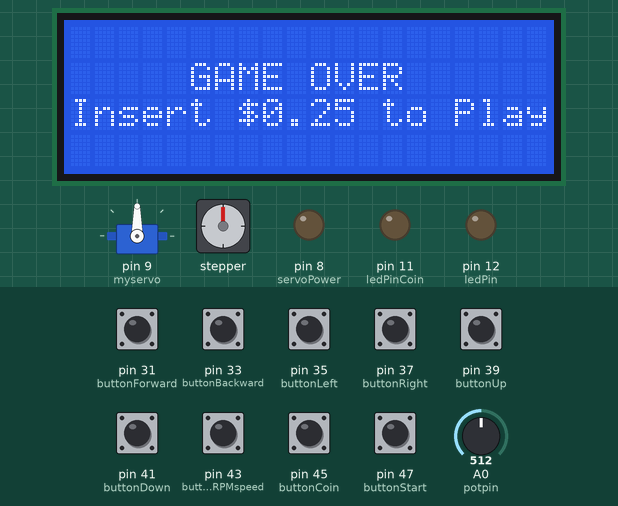
Simulated run of this sketch. Board: Arduino Mega 2560, built with avr-gcc and run on an emulated ATmega2560. On the bench: 20×4 character LCD, servo, stepper motor, output pins drawn as LEDs (lit = HIGH). Dashed ring = blinking. The inputs (shaded band) are chosen by the test bench; at power-on: pin 31 (buttonForward), pin 33 (buttonBackward), pin 35 (buttonLeft), pin 37 (buttonRight), pin 39 (buttonUp), pin 41 (buttonDown), pin 43 (buttonStepperRPMspeed), pin 45 (buttonCoin), pin 47 (buttonStart) HIGH, A0 (potpin) = 512. Stepper angles assume 200 steps per turn.

Above: at 2.6 s.
2.7 s: pin 45 (buttonCoin) pulled LOW for 0.15 s
At 3.1 s:
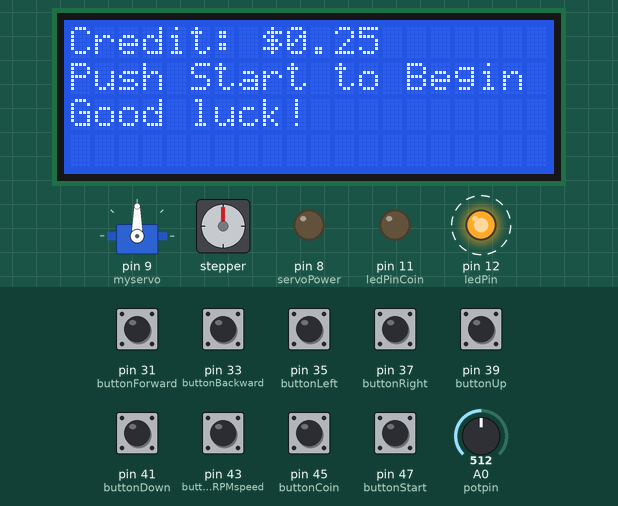
5.7 s: pin 47 (buttonStart) pulled LOW for 0.15 s
At 6.5 s:
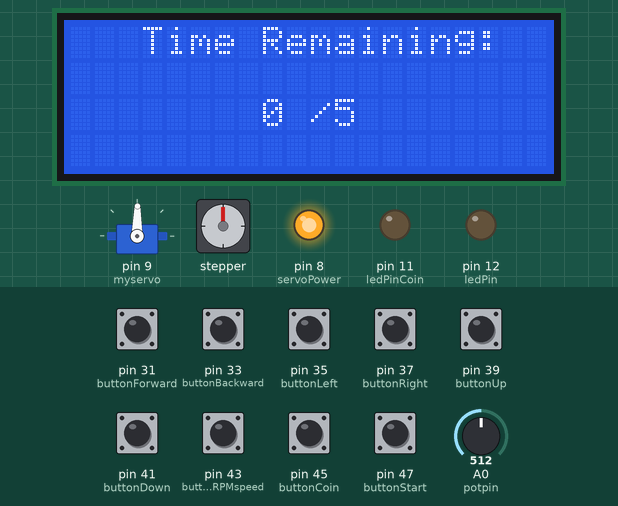
8.8 s: pin 45 (buttonCoin) pulled LOW for 3.2 s
At 11.6 s:
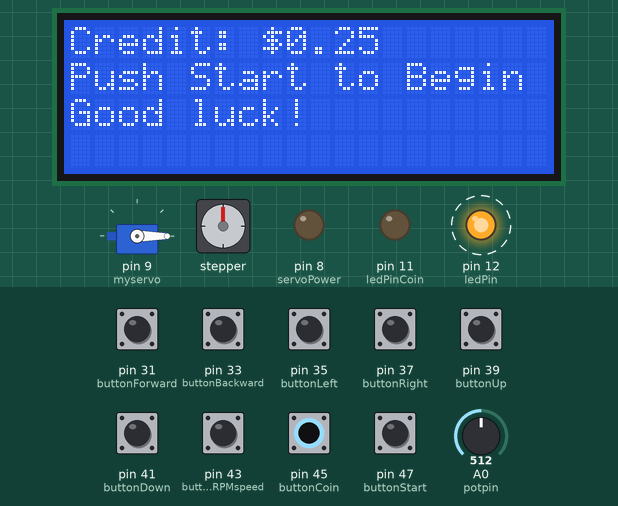
13.7 s: pin 47 (buttonStart) pulled LOW for 1 s
At 15.5 s:
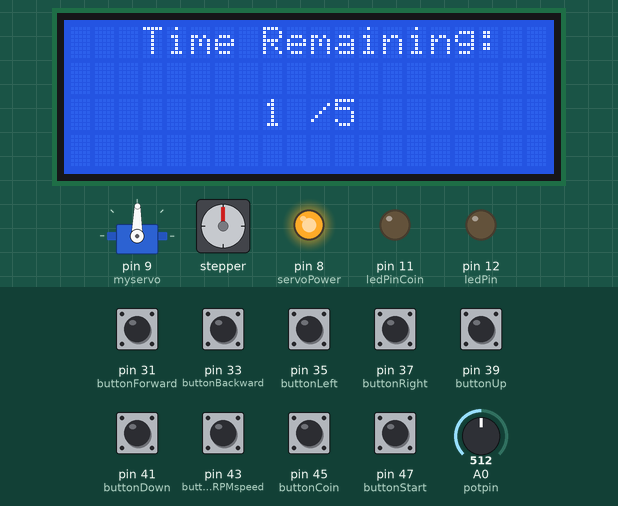
17.7 s: pin 31 (buttonForward) pulled LOW for 0.15 s
At 18.18 s:
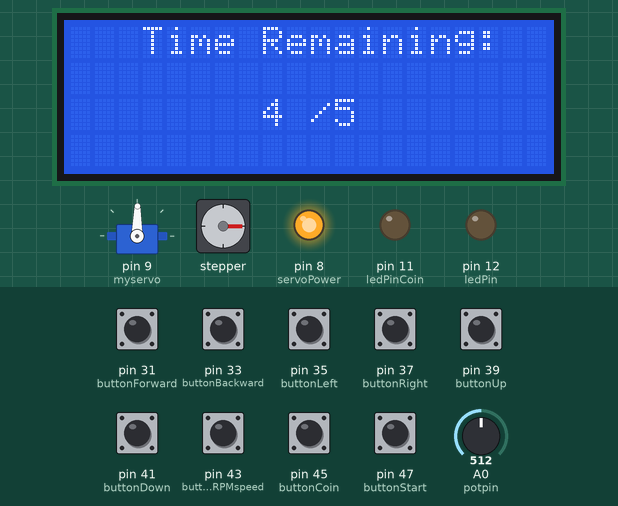
18.4 s: A0 (potpin) set to 716
At 20.4 s:
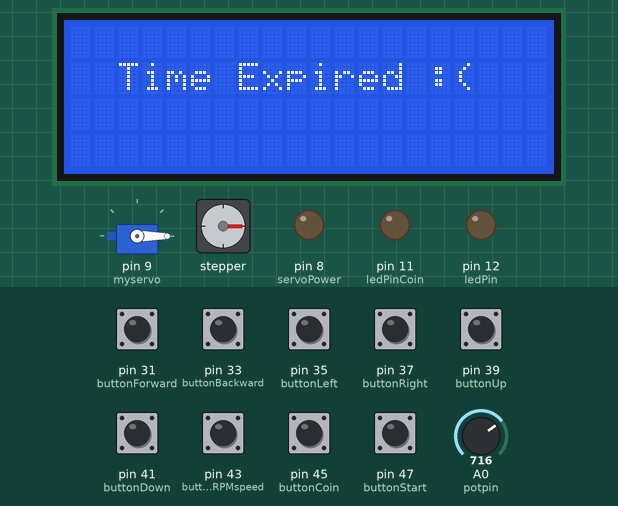
Timing chart, 0 to 21.9 s (numbered marks = the images above; inputs shaded):
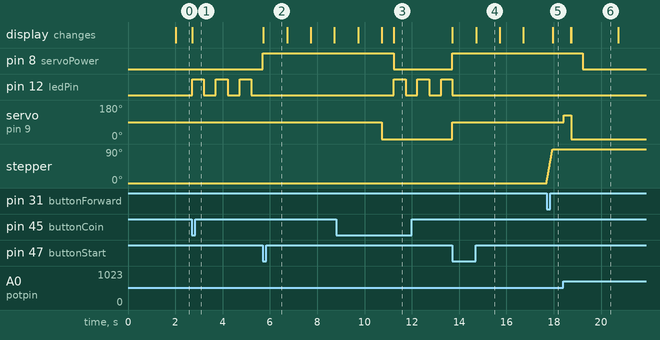

The sketch:

arduinoclawV4-reference.ino
```cpp
/*
Claw machine game with logic to accept coin, wait for player start and run game
gantry can only take one input at a time. (IE no diagonal movement is possible).

(c) 2015 Ryan Bates, RetroBuiltGames.com
Retrobuiltgames.com

*/
const int buttonForward = 31;
const int buttonBackward = 33;
const int buttonLeft = 35;
const int buttonRight = 37;
const int buttonUp = 39;
const int buttonDown = 41;
const int buttonStepperRPMspeed = 43;
const int buttonCoin = 45;
const int buttonStart = 47;
const int servoPower = 8;
const int ledPin = 12;
const int ledPinCoin = 11;

//const int x=0; //x cursor position
//const int y=0; // y cursor position


int StepperRPM = 60;  // default speed and hold variable
int StepperRPM_FAST = 90;
int StepperRPM_SLOW = 60;

#include <Stepper.h>
#include<Time.h>

int ledStateStart = LOW;
int ledStateCoin = LOW;


int buttonStateForward = HIGH;
int buttonStateBackward = HIGH;
int buttonStateLeft = HIGH;
int buttonStateRight = HIGH;
int buttonStateUp = HIGH;
int buttonStateDown = HIGH;
int buttonStateStepperRPMspeed = HIGH;
int buttonStateCoin = HIGH;
int buttonStateStart = HIGH;

long intervalStart = 500;   //rate of blink for 'insert coin' / 'game over'
long intervalIdle = 2000;    // rate of blink for 'push start to begin'
long previousMillis = 0;
int y=0;
int x=0;

const int stepsPerRevolution = 200;
Stepper Ystepper(stepsPerRevolution, 22,24,26,28);
Stepper Xstepper(stepsPerRevolution, 30,32,34,36);
Stepper Zstepper(stepsPerRevolution, 38,40,42,44);

#include <Servo.h>
Servo myservo;  // create servo object to control a servo
int potpin = 0;  // analog pin used to connect the potentiometer
int val;

unsigned int timelimit = 5; //amount of time player can play claw machine

#include<LiquidCrystal.h>
LiquidCrystal lcd (7,6,5,4,3,2);

void setup() {
 setTime(01,01,00,9,9,1999); //(HH,MM,SS,Day, Month, Year)
lcd.begin(20,4);


   pinMode(buttonForward, INPUT);
   pinMode(buttonBackward, INPUT);
   pinMode(buttonLeft, INPUT);
   pinMode(buttonRight, INPUT);
   pinMode(buttonUp, INPUT);
   pinMode(buttonDown, INPUT);
   pinMode(buttonStepperRPMspeed, INPUT);
   pinMode(buttonCoin, INPUT);
   pinMode(buttonStart, INPUT);
   pinMode(ledPin, OUTPUT);
   pinMode(ledPinCoin, OUTPUT);

   pinMode(servoPower, OUTPUT);


   //enable intermal pull ups. Note all functioning logic must trigger low.
   digitalWrite(buttonForward, INPUT_PULLUP);
   digitalWrite(buttonBackward, INPUT_PULLUP);
   digitalWrite(buttonLeft, INPUT_PULLUP);
   digitalWrite(buttonRight, INPUT_PULLUP);
   digitalWrite(buttonUp, INPUT_PULLUP);
   digitalWrite(buttonDown, INPUT_PULLUP);
   digitalWrite(buttonStepperRPMspeed, INPUT_PULLUP);
   digitalWrite(buttonCoin, INPUT_PULLUP);
   digitalWrite(buttonStart, INPUT_PULLUP);
   digitalWrite(servoPower, LOW);    //default servo power to be OFF
   digitalWrite(ledPin, LOW);
   digitalWrite(ledPinCoin, LOW);

    myservo.attach(9);  //

}

void loop() {


 //-----------Game Idle -------------------

 buttonStateCoin =  digitalRead(buttonCoin);
 unsigned long currentMillis = millis();  // check to see if it's time to refresh screen


  if(currentMillis - previousMillis > intervalIdle) {
   previousMillis = currentMillis;    // save the last time of cycle execution
   if (y == 0)                         {
     y= y+1; x=x+1;   // add to the y cursor position
    lcd.clear();
    lcd.setCursor(5,y);
    lcd.print("GAME OVER");
    lcd.setCursor(0,y+1);
    lcd.print("Insert $0.25 to Play");
    lcd.setCursor(0,y+1);            }


   else{
    lcd.clear();
    lcd.setCursor(5,y+1);
    lcd.print("GAME OVER");
    lcd.setCursor(0,y);
    lcd.print("Insert $0.25 to Play");
    lcd.setCursor(0,3);
    y = y-1; x=x-1;  }                                    }


if ( second()== timelimit  ) {
  lcd.clear();
  lcd.setCursor(2,1);
  lcd.print ("Time Expired :(");
  myservo.write(0); delay(500);              //release claw
  digitalWrite(servoPower, LOW); // Turn OFF servo power

    }


//-----------Coin Accepted-------------------


   if (buttonStateCoin == LOW)                   //if a quarter is inserted
   {   lcd.clear();                // wipe screen
      do {unsigned long currentMillis = millis();

         lcd.setCursor(0,0);
         lcd.print("Credit: $0.25");
         lcd.setCursor(0,1);
         lcd.print("Push Start to Begin");
         lcd.setCursor(0,2);
         lcd.print("Good luck!");    //}

         if(currentMillis - previousMillis > intervalStart) {
           previousMillis = currentMillis;    // save the last time you blinked the LED
           if (ledStateStart == LOW)              // if the LED is off turn it on and vice-versa:
               ledStateStart = HIGH;
            else
               ledStateStart = LOW;
               digitalWrite(ledPin, ledStateStart); }


       //----wait for "START" -------------------
       buttonStateStart = digitalRead(buttonStart); //wait for player to push start
          } while (buttonStateStart == HIGH);            // while start button is not pressed
   runGame();                                       //if start is pushed exit while loop and full game starts
   }


}
//-------------start of subroutine sections-------------
 void runGame(){


  digitalWrite(ledPin, LOW);                                  //turn blinking Start button LED off
  setTime(01,01,00,9,9,1999);                     // reset second to valid game play
  lcd.clear();                                    // wipe screen
  digitalWrite(servoPower, HIGH);                  //enable servo Power


  //-------------------start of gameplay ------------------------------
   while (second() <timelimit && year() ==1999)  {

   lcd.setCursor(3,0);
   lcd.print("Time Remaining:");
   lcd.setCursor(8,2);
   lcd.print(second());
   lcd.setCursor(10,2);
   lcd.print("/"); lcd.print(timelimit);


   buttonStateForward =   digitalRead(buttonForward);
   buttonStateBackward =   digitalRead(buttonBackward);
   buttonStateLeft =       digitalRead(buttonLeft);
   buttonStateRight =     digitalRead(buttonRight);
   buttonStateUp =         digitalRead(buttonUp);
   buttonStateDown =       digitalRead(buttonDown);
   buttonStateStepperRPMspeed = digitalRead(buttonStepperRPMspeed);


   //----------Stepper Speed toggle-----------------
   Ystepper.setSpeed(StepperRPM);
   Xstepper.setSpeed(StepperRPM);
   Zstepper.setSpeed(100);


   if (buttonStateStepperRPMspeed == LOW) {
      StepperRPM = StepperRPM_FAST; }
      else { StepperRPM = StepperRPM_SLOW; }


   //------------------X Axis-------------------------------
    while (digitalRead(buttonLeft) == LOW &&
    digitalRead(buttonForward)== HIGH  && digitalRead(buttonBackward)== HIGH ){
      Xstepper.step(25);
      lcd.setCursor(8,2);
      lcd.print(second());
      if (second() >= timelimit)
          break;                } //  end the game  without this player can hold directon and
                                //the loop will skip over the timelimit check

    while (digitalRead(buttonRight) == LOW &&
    digitalRead(buttonForward)== HIGH  && digitalRead(buttonBackward)== HIGH ) {
      Xstepper.step(-25);
      lcd.setCursor(8,2);
      lcd.print(second());
      if (second() >= timelimit)
          break;               }


    digitalWrite(38,LOW); //disables hold (no current supplied to stepper when idle)
    digitalWrite(40,LOW);
    digitalWrite(42,LOW);
    digitalWrite(44,LOW);


  //-------Y Axis------------------------------------------
    while (digitalRead(buttonForward) == LOW
    && digitalRead(buttonRight) == HIGH && digitalRead(buttonLeft) == HIGH) {
      Ystepper.step(25);
      lcd.setCursor(8,2);
      lcd.print(second());
      if (second() >= timelimit)
          break;      }

    while (digitalRead(buttonBackward) == LOW
    && digitalRead(buttonRight) == HIGH && digitalRead(buttonLeft) == HIGH ) {
      Ystepper.step(-25);
      lcd.setCursor(8,2);
      lcd.print(second());
      if (second() >= timelimit)
          break;   }

     digitalWrite(22,LOW); //disables hold (no current supplied to stepper when idle)
     digitalWrite(24,LOW);
     digitalWrite(26,LOW);
     digitalWrite(28,LOW);


  //--------------Z axis------------------------------------
     while(digitalRead(buttonUp) == LOW) {
      Zstepper.step(50);
      lcd.setCursor(8,2);
      lcd.print(second());
      if (second() >= timelimit)
          break;  }

    while (digitalRead(buttonDown) == LOW) {
      Zstepper.step(-50);
      lcd.setCursor(8,2);
      lcd.print(second());
      if (second() >= timelimit)
          break;   }

     digitalWrite(30,LOW); //disables hold (no current supplied to stepper when idle)
     digitalWrite(32,LOW);
     digitalWrite(34,LOW);
     digitalWrite(36,LOW);


   //----------------Claw servo------------------------------------
   val = analogRead(potpin);            // reads the value of the potentiometer (value between 0 and 1023)
    val = map(val, 0, 1023, 0, 179);     // scale it to use it with the servo (value between 0 and 180)
    myservo.write(val);                  // sets the servo position according to the scaled value
    delay(15);                          // wait for the servo to get there

 //------------------Print Time Expire--------------------


 }


} // master end
```

Measured:
- after the input at 2.7 s, pin 12 (ledPin): alternates HIGH for 0.50 s and LOW for 0.50 s, starting at once; servo on pin 9 (myservo): stays 90° (without the input it goes to 0° after 2.3 s); the display: changes at once (image 1)
- after the input at 5.7 s, pin 8 (servoPower): LOW → HIGH at once; pin 12 (ledPin): stops changing and stays LOW; servo on pin 9 (myservo): 90° → 89° at once; the display: changes at once (image 2)
- after the input at 8.8 s, pin 12 (ledPin): alternates HIGH for 0.50 s and LOW for 0.50 s, starting after 2.4 s; the display: first differs from a run without the input after 2.4 s (image 3)
- after the input at 13.7 s, pin 8 (servoPower): LOW → HIGH at once; servo on pin 9 (myservo): 0° → 89° at once; the display: first changes at once (image 4 shows a later state)
- after the input at 17.7 s, stepper: turns 90° clockwise in 0.25 s, starting at once
- after the input at 18.4 s, servo on pin 9 (myservo): 89° → 125° at once, → 0° 0.32 s later
- what the display in image 6 shows lasts 2.0 s, from 18.7 s to 20.7 s
